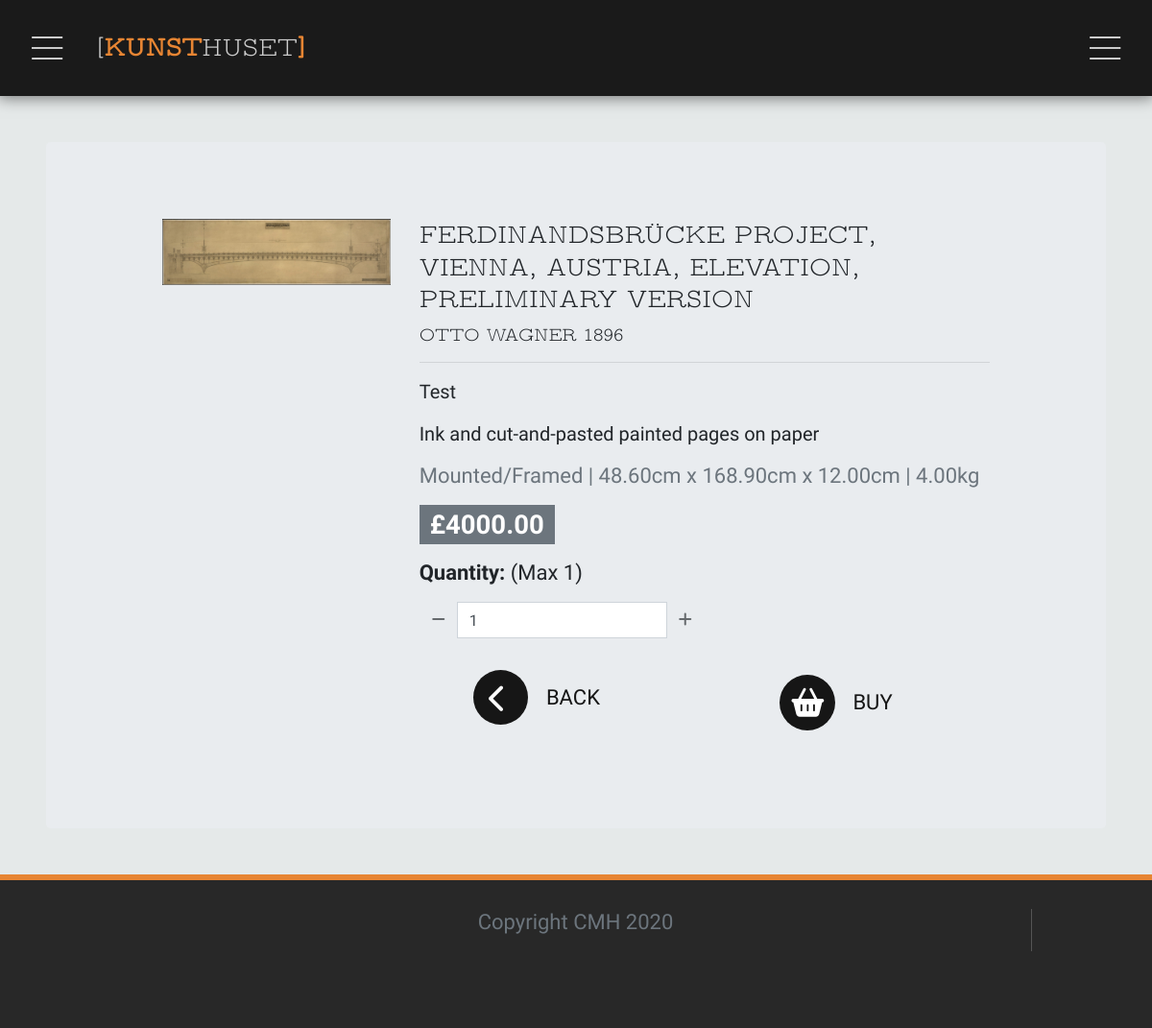
The app's page /artworks/2 with its own data.
### artworks/models.py (models this page shows, shortened)
class Artwork(models.Model):
    category = models.ForeignKey('Category',
                                 null=True, blank=True,
                                 on_delete=models.SET_NULL)
    artist = models.ForeignKey('Artists',
                               null=True, blank=True,
                               on_delete=models.SET_NULL)
    date = models.CharField(max_length=10, null=True, blank=True)
    title = models.CharField(max_length=254)
    description = models.TextField()
    price = models.DecimalField(max_digits=6, decimal_places=2)
    qty = models.IntegerField()
    sold = models.BooleanField(blank=False)
    framed = models.BooleanField(blank=False, null=True)
    medium = models.CharField(max_length=254)
    length = models.DecimalField(max_digits=6, decimal_places=2,
                                 blank=False, null=True)
    width = models.DecimalField(max_digits=6, decimal_places=2,
                                blank=False, null=True)
    depth = models.DecimalField(max_digits=6, decimal_places=2,
                                blank=False, null=True)
    weight = models.DecimalField(max_digits=6, decimal_places=2,
                                 null=True, blank=True)
    duration = models.IntegerField(null=True, blank=True)
    image = models.ImageField(null=True, blank=True)
    image_id = models.CharField(max_length=1024, null=True, blank=True)
    image_url = models.URLField(max_length=1024, null=True, blank=True)

class Artists(models.Model):
    name = models.CharField(max_length=254)
    def __str__(self):
        return self.name

### artworks/views.py (the view)
# urls.py: path('<int:art_id>', views.art_detail, name='art_detail'),
def art_detail(request, art_id):
    artwork = get_object_or_404(Artwork, pk=art_id)
    artists = Artists.objects.all()
    categories = Category.objects.all()
    context = {
        'artists': artists,
        'categories': categories,
        'artwork': artwork,
    }
    return render(request, 'artworks/art_detail.html', context)

### basket/contexts.py (called while the page is built, shortened)
def basket_content(request):
    basket_items = []
    sub_total = 0
    items_count = 0
    basket = request.session.get('basket', {})
    if sub_total < settings.FIXED_DELIVERY_THRESHOLD:
        delivery = sub_total * Decimal(
            settings.STANDARD_DELIVERY_PERCENTAGE / 100)
    else:
        delivery = 200 + (Decimal((sub_total/500) *
                          settings.STANDARD_DELIVERY_PERCENTAGE))
    vat = Decimal(((sub_total+delivery)/100)*Decimal(settings.VAT))
    grand_total = Decimal(delivery + sub_total)
    context = {
        'basket_items': basket_items,
        'sub_total': sub_total,
        'items_count': items_count,
        'delivery': delivery,
        'vat': vat,
        'grand_total': grand_total,
    }
    return context

### artworks/templates/artworks/art_detail.html (shortened to what this page needs)
{%extends 'base.html'%} {%load static%}  {%block content%}
<div class="jumbotron my-5 m-md-5">
    <div class="row justify-content-center">
        <div class="col-12 col-lg-3 featured-art-img">
            <a href="{{ artwork.image.url }}" target="_blank"><img class="align-self-center mt-3" src="{{artwork.image.url}}" alt="{{artwork.title}}" /></a>
        </div>
        <div class="col-12 col-md-7">
            <h3 class="text-uppercase mt-3">{{artwork.title}}</h3>
            <h4 class="text-uppercase lead">{{artwork.artist}} {{artwork.date}}</h4>
            <hr />
            <blockquote class="blockquote">{{artwork.description}}</blockquote>
            <blockquote class="blockquote">{{artwork.medium}}</blockquote>
            <p class="text-muted">{%if artwork.framed%}Mounted/Framed | {%endif%}{%if artwork.length%}{{artwork.length}}cm x {%endif%}{%if artwork.width%}{{artwork.width}}cm x {%endif%}{%if artwork.depth%}{{artwork.depth}}cm | {%endif%}{%if artwork.weight%}{{artwork.weight}}kg{%endif%}{%if artwork.duration%}{{artwork.duration}}s {%endif%}</p>
            {%if artwork.sold%}
            <span class="badge badge-secondary price-tag" id="price">Sold</span>
            {%else%}
            <span class="badge badge-secondary price-tag" id="price">£{{artwork.price}}</span>
            {%endif%} {%if artwork.sold is False%}
            <form class="form" action="{% url 'add_to_basket' artwork.id %}" method="POST">
                <div class="col-12 px-0">
                    <p class="mt-3"><strong>Quantity:</strong> (Max <span class="available">{{artwork.qty}}</span>)</p>
                    <div class="form-group w-50">
                        <div class="input-group">
                            <div class="input-group-prepend">
                                <button class="decrement-qty btn btn-black rounded-0" data-item_id="{{artwork.id}}" id="decrement-qty_{{artwork.id}}">
                                    <span class="icon"><i class="fas fa-minus"></i></span>
                                </button>
                            </div>
                            <input class="form-control qty_input" type="number" name="quantity" value="1" min="1" max="{{artwork.qty}}" data-item_id="{{ artwork.id }}" id="id_qty_{{ artwork.id }}" />
                            <div class="input-group-append">
                                <button class="increment-qty btn btn-black rounded-0" data-item_id="{{artwork.id}}" id="increment-qty_{{artwork.id}}">
                                    <span class="icon"><i class="fas fa-plus"></i></span>
                                </button>
                            </div>
                        </div>
                    </div>
                </div>
                <div class="row my-5 justify-content-around">
                    <div class="wrap">
                        <a class="slider-btn slider-btn-back" href="{% url 'gallery' %}">Back</a>
                    </div>
                    <div class="wrap">
                        <button class="slider-btn slider-btn-buy" target="submit">Buy</button>
                    </div>
                </div>
            </form>
            {%else%}
            <div class="row my-5 justify-content-around">
                <div class="wrap">
                    <a class="slider-btn slider-btn-back" href="{% url 'gallery' %}">Back</a>
                </div>
            </div>
            {%endif%}
        </div>
    </div>
</div>
{%endblock%}

### static/css/base.css (style rules this page uses)
h1, h2, h3, h4, h5, h6 { font-family: "latin_modern_mono_prop_li10Rg", "Times New Roman", Times, serif, sans-serif; }
body { font-family: "Open Sans Condensed", sans-serif; background-color: whitesmoke; }
body { background-color: #e5e9e9; font-size: 22px; line-height: 28px; }
.slider-btn { text-decoration: none; color: #161616; text-transform: uppercase; position: relative; margin-left: 2em; padding: 5px 23px 5px 10px; z-index: 1; transition: all 0.6s ease; background-color: transparent; border: none; }
.slider-btn:before { content: ""; position: absolute; z-index: 1; left: -3em; top: 0; bottom: 0; margin: auto; background: #161616; width: 2.6em; height: 2.6em; border-radius: 5em; transition: all 0.6s cubic-bezier(0.615, 0, 0.07, 1); }
.slider-btn:after { color: #fff; content: "+"; font-family: auto; font-size: 66px; position: absolute; z-index: 6; left: -0.92em; top: 0; bottom: 0; margin-left: 5px; height: 30px; }
.slider-btn-back:after { font-family: FontAwesome; content: ""\f053""; padding-left: 4px; }
.slider-btn-buy:after { font-family: FontAwesome; content: "\f291"; left: -59px; top: 5px; font-size: 30px; }
.slider-btn-back:after { font-family: FontAwesome; content: "\f053"; left: -59px; top: 5px; font-size: 30px; }
.featured-art-img img { width: 100%; }
#price { font-size: 125%; border-radius: 0; }

### records on screen
Artwork: image (picture), title "FERDINANDSBRÜCKE PROJECT, VIENNA, AUSTRIA, ELEVATION, PRELIMINARY VERSION", artist "OTTO WAGNER", date "1896", description "Test", medium "Ink and cut-and-pasted painted pages on paper", length "48.60", width "168.90", depth "12.00", weight "4.00", price "4000.00", qty "1", quantity "1"
